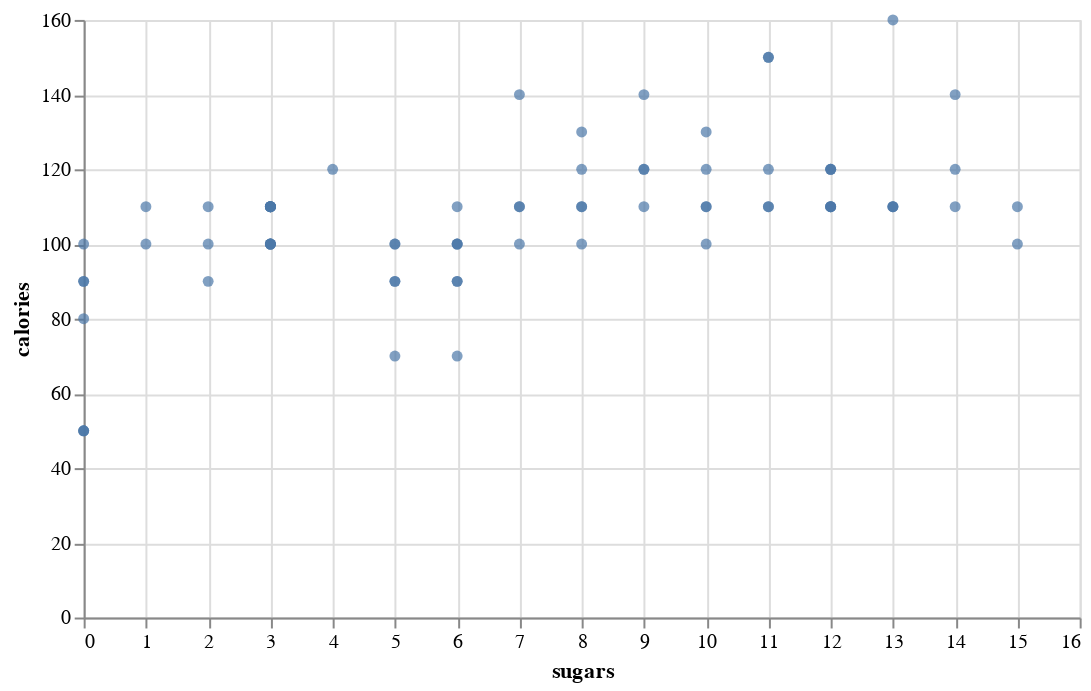

The code cell stored with this chart in its notebook:
### Markdown cell above
It looks a little different this time. The first
time we plotted it, it was a little too small. So inside the `alt.Chart`
call, we added a `width` and `height` argument so that we can make the
plot bigger.


What else can we plot from our original cereal dataframe named `cereal`?

Maybe we want to see the relationship between `sugars` and `calories` in
the cereals?

This would require a `scatter` plot which can be done by specifying
`mark_circle` instead of `mark_bar` and in the `encode` function, we
need to say what is going to be on the `x` and the `y` axis.

### Code cell
chart2 = alt.Chart(cereal, width=500, height=300).mark_circle().encode(
    x='sugars',
    y='calories'
)
chart2

### Figure 1 — Vega-Lite specification as saved in the notebook (floating-point values rounded to 4 significant figures)
{"config": {"view": {"continuousWidth": 400, "continuousHeight": 300}}, "data": {"name": "data-aaa0440f8e2141d6bd84b791f8341c86"}, "mark": "circle", "encoding": {"x": {"type": "quantitative", "field": "sugars"}, "y": {"type": "quantitative", "field": "calories"}}, "height": 300, "width": 500, "$schema": "https://vega.github.io/schema/vega-lite/v4.8.1.json", "datasets": {"data-aaa0440f8e2141d6bd84b791f8341c86": [{"name": "100% Bran", "mfr": "N", "type": "Cold", "calories": 70, "protein": 4, "fat": 1, "sodium": 130, "fiber": 10.0, "carbo": 5.0, "sugars": 6, "potass": 280, "vitamins": 25, "shelf": 3, "weight": 1.0, "cups": 0.33, "rating": 68.4}, {"name": "100% Natural Bran", "mfr": "Q", "type": "Cold", "calories": 120, "protein": 3, "fat": 5, "sodium": 15, "fiber": 2.0, "carbo": 8.0, "sugars": 8, "potass": 135, "vitamins": 0, "shelf": 3, "weight": 1.0, "cups": 1.0, "rating": 33.98}, {"name": "All-Bran", "mfr": "K", "type": "Cold", "calories": 70, "protein": 4, "fat": 1, "sodium": 260, "fiber": 9.0, "carbo": 7.0, "sugars": 5, "potass": 320, "vitamins": 25, "shelf": 3, "weight": 1.0, "cups": 0.33, "rating": 59.43}, {"name": "All-Bran with Extra Fiber", "mfr": "K", "type": "Cold", "calories": 50, "protein": 4, "fat": 0, "sodium": 140, "fiber": 14.0, "carbo": 8.0, "sugars": 0, "potass": 330, "vitamins": 25, "shelf": 3, "weight": 1.0, "cups": 0.5, "rating": 93.7}, {"name": "Almond Delight", "mfr": "R", "type": "Cold", "calories": 110, "protein": 2, "fat": 2, "sodium": 200, "fiber": 1.0, "carbo": 14.0, "sugars": 8, "potass": 1, "vitamins": 25, "shelf": 3, "weight": 1.0, "cups": 0.75, "rating": 34.38}, {"name": "Apple Cinnamon Cheerios", "mfr": "G", "type": "Cold", "calories": 110, "protein": 2, "fat": 2, "sodium": 180, "fiber": 1.5, "carbo": 10.5, "sugars": 10, "potass": 70, "vitamins": 25, "shelf": 1, "weight": 1.0, "cups": 0.75, "rating": 29.51}, {"name": "Apple Jacks", "mfr": "K", "type": "Cold", "calories": 110, "protein": 2, "fat": 0, "sodium": 125, "fiber": 1.0, "carbo": 11.0, "sugars": 14, "potass": 30, "vitamins": 25, "shelf": 2, "weight": 1.0, "cups": 1.0, "rating": 33.17}, {"name": "Basic 4", "mfr": "G", "type": "Cold", "calories": 130, "protein": 3, "fat": 2, "sodium": 210, "fiber": 2.0, "carbo": 18.0, "sugars": 8, "potass": 100, "vitamins": 25, "shelf": 3, "weight": 1.33, "cups": 0.75, "rating": 37.04}, {"name": "Bran Chex", "mfr": "R", "type": "Cold", "calories": 90, "protein": 2, "fat": 1, "sodium": 200, "fiber": 4.0, "carbo": 15.0, "sugars": 6, "potass": 125, "vitamins": 25, "shelf": 1, "weight": 1.0, "cups": 0.67, "rating": 49.12}, {"name": "Bran Flakes", "mfr": "P", "type": "Cold", "calories": 90, "protein": 3, "fat": 0, "sodium": 210, "fiber": 5.0, "carbo": 13.0, "sugars": 5, "potass": 190, "vitamins": 25, "shelf": 3, "weight": 1.0, "cups": 0.67, "rating": 53.31}, {"name": "Cap'n'Crunch", "mfr": "Q", "type": "Cold", "calories": 120, "protein": 1, "fat": 2, "sodium": 220, "fiber": 0.0, "carbo": 12.0, "sugars": 12, "potass": 35, "vitamins": 25, "shelf": 2, "weight": 1.0, "cups": 0.75, "rating": 18.04}, {"name": "Cheerios", "mfr": "G", "type": "Cold", "calories": 110, "protein": 6, "fat": 2, "sodium": 290, "fiber": 2.0, "carbo": 17.0, "sugars": 1, "potass": 105, "vitamins": 25, "shelf": 1, "weight": 1.0, "cups": 1.25, "rating": 50.76}, {"name": "Cinnamon Toast Crunch", "mfr": "G", "type": "Cold", "calories": 120, "protein": 1, "fat": 3, "sodium": 210, "fiber": 0.0, "carbo": 13.0, "sugars": 9, "potass": 45, "vitamins": 25, "shelf": 2, "weight": 1.0, "cups": 0.75, "rating": 19.82}, {"name": "Clusters", "mfr": "G", "type": "Cold", "calories": 110, "protein": 3, "fat": 2, "sodium": 140, "fiber": 2.0, "carbo": 13.0, "sugars": 7, "potass": 105, "vitamins": 25, "shelf": 3, "weight": 1.0, "cups": 0.5, "rating": 40.4}, {"name": "Cocoa Puffs", "mfr": "G", "type": "Cold", "calories": 110, "protein": 1, "fat": 1, "sodium": 180, "fiber": 0.0, "carbo": 12.0, "sugars": 13, "potass": 55, "vitamins": 25, "shelf": 2, "weight": 1.0, "cups": 1.0, "rating": 22.74}, {"name": "Corn Chex", "mfr": "R", "type": "Cold", "calories": 110, "protein": 2, "fat": 0, "sodium": 280, "fiber": 0.0, "carbo": 22.0, "sugars": 3, "potass": 25, "vitamins": 25, "shelf": 1, "weight": 1.0, "cups": 1.0, "rating": 41.45}, {"name": "Corn Flakes", "mfr": "K", "type": "Cold", "calories": 100, "protein": 2, "fat": 0, "sodium": 290, "fiber": 1.0, "carbo": 21.0, "sugars": 2, "potass": 35, "vitamins": 25, "shelf": 1, "weight": 1.0, "cups": 1.0, "rating": 45.86}, {"name": "Corn Pops", "mfr": "K", "type": "Cold", "calories": 110, "protein": 1, "fat": 0, "sodium": 90, "fiber": 1.0, "carbo": 13.0, "sugars": 12, "potass": 20, "vitamins": 25, "shelf": 2, "weight": 1.0, "cups": 1.0, "rating": 35.78}, {"name": "Count Chocula", "mfr": "G", "type": "Cold", "calories": 110, "protein": 1, "fat": 1, "sodium": 180, "fiber": 0.0, "carbo": 12.0, "sugars": 13, "potass": 65, "vitamins": 25, "shelf": 2, "weight": 1.0, "cups": 1.0, "rating": 22.4}, {"name": "Cracklin' Oat Bran", "mfr": "K", "type": "Cold", "calories": 110, "protein": 3, "fat": 3, "sodium": 140, "fiber": 4.0, "carbo": 10.0, "sugars": 7, "potass": 160, "vitamins": 25, "shelf": 3, "weight": 1.0, "cups": 0.5, "rating": 40.45}, {"name": "Cream of Wheat (Quick)", "mfr": "N", "type": "Hot", "calories": 100, "protein": 3, "fat": 0, "sodium": 80, "fiber": 1.0, "carbo": 21.0, "sugars": 0, "potass": 1, "vitamins": 0, "shelf": 2, "weight": 1.0, "cups": 1.0, "rating": 64.53}, {"name": "Crispix", "mfr": "K", "type": "Cold", "calories": 110, "protein": 2, "fat": 0, "sodium": 220, "fiber": 1.0, "carbo": 21.0, "sugars": 3, "potass": 30, "vitamins": 25, "shelf": 3, "weight": 1.0, "cups": 1.0, "rating": 46.9}, {"name": "Crispy Wheat & Raisins", "mfr": "G", "type": "Cold", "calories": 100, "protein": 2, "fat": 1, "sodium": 140, "fiber": 2.0, "carbo": 11.0, "sugars": 10, "potass": 120, "vitamins": 25, "shelf": 3, "weight": 1.0, "cups": 0.75, "rating": 36.18}, {"name": "Double Chex", "mfr": "R", "type": "Cold", "calories": 100, "protein": 2, "fat": 0, "sodium": 190, "fiber": 1.0, "carbo": 18.0, "sugars": 5, "potass": 80, "vitamins": 25, "shelf": 3, "weight": 1.0, "cups": 0.75, "rating": 44.33}, {"name": "Froot Loops", "mfr": "K", "type": "Cold", "calories": 110, "protein": 2, "fat": 1, "sodium": 125, "fiber": 1.0, "carbo": 11.0, "sugars": 13, "potass": 30, "vitamins": 25, "shelf": 2, "weight": 1.0, "cups": 1.0, "rating": 32.21}, {"name": "Frosted Flakes", "mfr": "K", "type": "Cold", "calories": 110, "protein": 1, "fat": 0, "sodium": 200, "fiber": 1.0, "carbo": 14.0, "sugars": 11, "potass": 25, "vitamins": 25, "shelf": 1, "weight": 1.0, "cups": 0.75, "rating": 31.44}, {"name": "Frosted Mini-Wheats", "mfr": "K", "type": "Cold", "calories": 100, "protein": 3, "fat": 0, "sodium": 0, "fiber": 3.0, "carbo": 14.0, "sugars": 7, "potass": 100, "vitamins": 25, "shelf": 2, "weight": 1.0, "cups": 0.8, "rating": 58.35}, {"name": "Fruit & Fibre Dates; Walnuts; and Oats", "mfr": "P", "type": "Cold", "calories": 120, "protein": 3, "fat": 2, "sodium": 160, "fiber": 5.0, "carbo": 12.0, "sugars": 10, "potass": 200, "vitamins": 25, "shelf": 3, "weight": 1.25, "cups": 0.67, "rating": 40.92}, {"name": "Fruitful Bran", "mfr": "K", "type": "Cold", "calories": 120, "protein": 3, "fat": 0, "sodium": 240, "fiber": 5.0, "carbo": 14.0, "sugars": 12, "potass": 190, "vitamins": 25, "shelf": 3, "weight": 1.33, "cups": 0.67, "rating": 41.02}, {"name": "Fruity Pebbles", "mfr": "P", "type": "Cold", "calories": 110, "protein": 1, "fat": 1, "sodium": 135, "fiber": 0.0, "carbo": 13.0, "sugars": 12, "potass": 25, "vitamins": 25, "shelf": 2, "weight": 1.0, "cups": 0.75, "rating": 28.03}, {"name": "Golden Crisp", "mfr": "P", "type": "Cold", "calories": 100, "protein": 2, "fat": 0, "sodium": 45, "fiber": 0.0, "carbo": 11.0, "sugars": 15, "potass": 40, "vitamins": 25, "shelf": 1, "weight": 1.0, "cups": 0.88, "rating": 35.25}, {"name": "Golden Grahams", "mfr": "G", "type": "Cold", "calories": 110, "protein": 1, "fat": 1, "sodium": 280, "fiber": 0.0, "carbo": 15.0, "sugars": 9, "potass": 45, "vitamins": 25, "shelf": 2, "weight": 1.0, "cups": 0.75, "rating": 23.8}, {"name": "Grape Nuts Flakes", "mfr": "P", "type": "Cold", "calories": 100, "protein": 3, "fat": 1, "sodium": 140, "fiber": 3.0, "carbo": 15.0, "sugars": 5, "potass": 85, "vitamins": 25, "shelf": 3, "weight": 1.0, "cups": 0.88, "rating": 52.08}, {"name": "Grape-Nuts", "mfr": "P", "type": "Cold", "calories": 110, "protein": 3, "fat": 0, "sodium": 170, "fiber": 3.0, "carbo": 17.0, "sugars": 3, "potass": 90, "vitamins": 25, "shelf": 3, "weight": 1.0, "cups": 0.25, "rating": 53.37}, {"name": "Great Grains Pecan", "mfr": "P", "type": "Cold", "calories": 120, "protein": 3, "fat": 3, "sodium": 75, "fiber": 3.0, "carbo": 13.0, "sugars": 4, "potass": 100, "vitamins": 25, "shelf": 3, "weight": 1.0, "cups": 0.33, "rating": 45.81}, {"name": "Honey Graham Ohs", "mfr": "Q", "type": "Cold", "calories": 120, "protein": 1, "fat": 2, "sodium": 220, "fiber": 1.0, "carbo": 12.0, "sugars": 11, "potass": 45, "vitamins": 25, "shelf": 2, "weight": 1.0, "cups": 1.0, "rating": 21.87}, {"name": "Honey Nut Cheerios", "mfr": "G", "type": "Cold", "calories": 110, "protein": 3, "fat": 1, "sodium": 250, "fiber": 1.5, "carbo": 11.5, "sugars": 10, "potass": 90, "vitamins": 25, "shelf": 1, "weight": 1.0, "cups": 0.75, "rating": 31.07}, {"name": "Honey-comb", "mfr": "P", "type": "Cold", "calories": 110, "protein": 1, "fat": 0, "sodium": 180, "fiber": 0.0, "carbo": 14.0, "sugars": 11, "potass": 35, "vitamins": 25, "shelf": 1, "weight": 1.0, "cups": 1.33, "rating": 28.74}, {"name": "Just Right Crunchy  Nuggets", "mfr": "K", "type": "Cold", "calories": 110, "protein": 2, "fat": 1, "sodium": 170, "fiber": 1.0, "carbo": 17.0, "sugars": 6, "potass": 60, "vitamins": 100, "shelf": 3, "weight": 1.0, "cups": 1.0, "rating": 36.52}, {"name": "Just Right Fruit & Nut", "mfr": "K", "type": "Cold", "calories": 140, "protein": 3, "fat": 1, "sodium": 170, "fiber": 2.0, "carbo": 20.0, "sugars": 9, "potass": 95, "vitamins": 100, "shelf": 3, "weight": 1.3, "cups": 0.75, "rating": 36.47}, {"name": "Kix", "mfr": "G", "type": "Cold", "calories": 110, "protein": 2, "fat": 1, "sodium": 260, "fiber": 0.0, "carbo": 21.0, "sugars": 3, "potass": 40, "vitamins": 25, "shelf": 2, "weight": 1.0, "cups": 1.5, "rating": 39.24}, {"name": "Life", "mfr": "Q", "type": "Cold", "calories": 100, "protein": 4, "fat": 2, "sodium": 150, "fiber": 2.0, "carbo": 12.0, "sugars": 6, "potass": 95, "vitamins": 25, "shelf": 2, "weight": 1.0, "cups": 0.67, "rating": 45.33}, {"name": "Lucky Charms", "mfr": "G", "type": "Cold", "calories": 110, "protein": 2, "fat": 1, "sodium": 180, "fiber": 0.0, "carbo": 12.0, "sugars": 12, "potass": 55, "vitamins": 25, "shelf": 2, "weight": 1.0, "cups": 1.0, "rating": 26.73}, {"name": "Maypo", "mfr": "A", "type": "Hot", "calories": 100, "protein": 4, "fat": 1, "sodium": 0, "fiber": 0.0, "carbo": 16.0, "sugars": 3, "potass": 95, "vitamins": 25, "shelf": 2, "weight": 1.0, "cups": 1.0, "rating": 54.85}, {"name": "Muesli Raisins; Dates; & Almonds", "mfr": "R", "type": "Cold", "calories": 150, "protein": 4, "fat": 3, "sodium": 95, "fiber": 3.0, "carbo": 16.0, "sugars": 11, "potass": 170, "vitamins": 25, "shelf": 3, "weight": 1.0, "cups": 1.0, "rating": 37.14}, {"name": "Muesli Raisins; Peaches; & Pecans", "mfr": "R", "type": "Cold", "calories": 150, "protein": 4, "fat": 3, "sodium": 150, "fiber": 3.0, "carbo": 16.0, "sugars": 11, "potass": 170, "vitamins": 25, "shelf": 3, "weight": 1.0, "cups": 1.0, "rating": 34.14}, {"name": "Mueslix Crispy Blend", "mfr": "K", "type": "Cold", "calories": 160, "protein": 3, "fat": 2, "sodium": 150, "fiber": 3.0, "carbo": 17.0, "sugars": 13, "potass": 160, "vitamins": 25, "shelf": 3, "weight": 1.5, "cups": 0.67, "rating": 30.31}, {"name": "Multi-Grain Cheerios", "mfr": "G", "type": "Cold", "calories": 100, "protein": 2, "fat": 1, "sodium": 220, "fiber": 2.0, "carbo": 15.0, "sugars": 6, "potass": 90, "vitamins": 25, "shelf": 1, "weight": 1.0, "cups": 1.0, "rating": 40.11}, {"name": "Nut&Honey Crunch", "mfr": "K", "type": "Cold", "calories": 120, "protein": 2, "fat": 1, "sodium": 190, "fiber": 0.0, "carbo": 15.0, "sugars": 9, "potass": 40, "vitamins": 25, "shelf": 2, "weight": 1.0, "cups": 0.67, "rating": 29.92}, {"name": "Nutri-Grain Almond-Raisin", "mfr": "K", "type": "Cold", "calories": 140, "protein": 3, "fat": 2, "sodium": 220, "fiber": 3.0, "carbo": 21.0, "sugars": 7, "potass": 130, "vitamins": 25, "shelf": 3, "weight": 1.33, "cups": 0.67, "rating": 40.69}, {"name": "Nutri-grain Wheat", "mfr": "K", "type": "Cold", "calories": 90, "protein": 3, "fat": 0, "sodium": 170, "fiber": 3.0, "carbo": 18.0, "sugars": 2, "potass": 90, "vitamins": 25, "shelf": 3, "weight": 1.0, "cups": 1.0, "rating": 59.64}, {"name": "Oatmeal Raisin Crisp", "mfr": "G", "type": "Cold", "calories": 130, "protein": 3, "fat": 2, "sodium": 170, "fiber": 1.5, "carbo": 13.5, "sugars": 10, "potass": 120, "vitamins": 25, "shelf": 3, "weight": 1.25, "cups": 0.5, "rating": 30.45}, {"name": "Post Nat. Raisin Bran", "mfr": "P", "type": "Cold", "calories": 120, "protein": 3, "fat": 1, "sodium": 200, "fiber": 6.0, "carbo": 11.0, "sugars": 14, "potass": 260, "vitamins": 25, "shelf": 3, "weight": 1.33, "cups": 0.67, "rating": 37.84}, {"name": "Product 19", "mfr": "K", "type": "Cold", "calories": 100, "protein": 3, "fat": 0, "sodium": 320, "fiber": 1.0, "carbo": 20.0, "sugars": 3, "potass": 45, "vitamins": 100, "shelf": 3, "weight": 1.0, "cups": 1.0, "rating": 41.5}, {"name": "Puffed Rice", "mfr": "Q", "type": "Cold", "calories": 50, "protein": 1, "fat": 0, "sodium": 0, "fiber": 0.0, "carbo": 13.0, "sugars": 0, "potass": 15, "vitamins": 0, "shelf": 3, "weight": 0.5, "cups": 1.0, "rating": 60.76}, {"name": "Puffed Wheat", "mfr": "Q", "type": "Cold", "calories": 50, "protein": 2, "fat": 0, "sodium": 0, "fiber": 1.0, "carbo": 10.0, "sugars": 0, "potass": 50, "vitamins": 0, "shelf": 3, "weight": 0.5, "cups": 1.0, "rating": 63.01}, {"name": "Quaker Oat Squares", "mfr": "Q", "type": "Cold", "calories": 100, "protein": 4, "fat": 1, "sodium": 135, "fiber": 2.0, "carbo": 14.0, "sugars": 6, "potass": 110, "vitamins": 25, "shelf": 3, "weight": 1.0, "cups": 0.5, "rating": 49.51}, {"name": "Quaker Oatmeal", "mfr": "Q", "type": "Hot", "calories": 100, "protein": 5, "fat": 2, "sodium": 0, "fiber": 2.7, "carbo": 1.0, "sugars": 1, "potass": 110, "vitamins": 0, "shelf": 1, "weight": 1.0, "cups": 0.67, "rating": 50.83}, {"name": "Raisin Bran", "mfr": "K", "type": "Cold", "calories": 120, "protein": 3, "fat": 1, "sodium": 210, "fiber": 5.0, "carbo": 14.0, "sugars": 12, "potass": 240, "vitamins": 25, "shelf": 2, "weight": 1.33, "cups": 0.75, "rating": 39.26}, {"name": "Raisin Nut Bran", "mfr": "G", "type": "Cold", "calories": 100, "protein": 3, "fat": 2, "sodium": 140, "fiber": 2.5, "carbo": 10.5, "sugars": 8, "potass": 140, "vitamins": 25, "shelf": 3, "weight": 1.0, "cups": 0.5, "rating": 39.7}, {"name": "Raisin Squares", "mfr": "K", "type": "Cold", "calories": 90, "protein": 2, "fat": 0, "sodium": 0, "fiber": 2.0, "carbo": 15.0, "sugars": 6, "potass": 110, "vitamins": 25, "shelf": 3, "weight": 1.0, "cups": 0.5, "rating": 55.33}, {"name": "Rice Chex", "mfr": "R", "type": "Cold", "calories": 110, "protein": 1, "fat": 0, "sodium": 240, "fiber": 0.0, "carbo": 23.0, "sugars": 2, "potass": 30, "vitamins": 25, "shelf": 1, "weight": 1.0, "cups": 1.13, "rating": 42.0}, {"name": "Rice Krispies", "mfr": "K", "type": "Cold", "calories": 110, "protein": 2, "fat": 0, "sodium": 290, "fiber": 0.0, "carbo": 22.0, "sugars": 3, "potass": 35, "vitamins": 25, "shelf": 1, "weight": 1.0, "cups": 1.0, "rating": 40.56}, {"name": "Shredded Wheat", "mfr": "N", "type": "Cold", "calories": 80, "protein": 2, "fat": 0, "sodium": 0, "fiber": 3.0, "carbo": 16.0, "sugars": 0, "potass": 95, "vitamins": 0, "shelf": 1, "weight": 0.83, "cups": 1.0, "rating": 68.24}, {"name": "Shredded Wheat 'n'Bran", "mfr": "N", "type": "Cold", "calories": 90, "protein": 3, "fat": 0, "sodium": 0, "fiber": 4.0, "carbo": 19.0, "sugars": 0, "potass": 140, "vitamins": 0, "shelf": 1, "weight": 1.0, "cups": 0.67, "rating": 74.47}, {"name": "Shredded Wheat spoon size", "mfr": "N", "type": "Cold", "calories": 90, "protein": 3, "fat": 0, "sodium": 0, "fiber": 3.0, "carbo": 20.0, "sugars": 0, "potass": 120, "vitamins": 0, "shelf": 1, "weight": 1.0, "cups": 0.67, "rating": 72.8}, {"name": "Smacks", "mfr": "K", "type": "Cold", "calories": 110, "protein": 2, "fat": 1, "sodium": 70, "fiber": 1.0, "carbo": 9.0, "sugars": 15, "potass": 40, "vitamins": 25, "shelf": 2, "weight": 1.0, "cups": 0.75, "rating": 31.23}, {"name": "Special K", "mfr": "K", "type": "Cold", "calories": 110, "protein": 6, "fat": 0, "sodium": 230, "fiber": 1.0, "carbo": 16.0, "sugars": 3, "potass": 55, "vitamins": 25, "shelf": 1, "weight": 1.0, "cups": 1.0, "rating": 53.13}, {"name": "Strawberry Fruit Wheats", "mfr": "N", "type": "Cold", "calories": 90, "protein": 2, "fat": 0, "sodium": 15, "fiber": 3.0, "carbo": 15.0, "sugars": 5, "potass": 90, "vitamins": 25, "shelf": 2, "weight": 1.0, "cups": 1.0, "rating": 59.36}, {"name": "Total Corn Flakes", "mfr": "G", "type": "Cold", "calories": 110, "protein": 2, "fat": 1, "sodium": 200, "fiber": 0.0, "carbo": 21.0, "sugars": 3, "potass": 35, "vitamins": 100, "shelf": 3, "weight": 1.0, "cups": 1.0, "rating": 38.84}, {"name": "Total Raisin Bran", "mfr": "G", "type": "Cold", "calories": 140, "protein": 3, "fat": 1, "sodium": 190, "fiber": 4.0, "carbo": 15.0, "sugars": 14, "potass": 230, "vitamins": 100, "shelf": 3, "weight": 1.5, "cups": 1.0, "rating": 28.59}, {"name": "Total Whole Grain", "mfr": "G", "type": "Cold", "calories": 100, "protein": 3, "fat": 1, "sodium": 200, "fiber": 3.0, "carbo": 16.0, "sugars": 3, "potass": 110, "vitamins": 100, "shelf": 3, "weight": 1.0, "cups": 1.0, "rating": 46.66}, {"name": "Triples", "mfr": "G", "type": "Cold", "calories": 110, "protein": 2, "fat": 1, "sodium": 250, "fiber": 0.0, "carbo": 21.0, "sugars": 3, "potass": 60, "vitamins": 25, "shelf": 3, "weight": 1.0, "cups": 0.75, "rating": 39.11}, {"name": "Trix", "mfr": "G", "type": "Cold", "calories": 110, "protein": 1, "fat": 1, "sodium": 140, "fiber": 0.0, "carbo": 13.0, "sugars": 12, "potass": 25, "vitamins": 25, "shelf": 2, "weight": 1.0, "cups": 1.0, "rating": 27.75}, {"name": "Wheat Chex", "mfr": "R", "type": "Cold", "calories": 100, "protein": 3, "fat": 1, "sodium": 230, "fiber": 3.0, "carbo": 17.0, "sugars": 3, "potass": 115, "vitamins": 25, "shelf": 1, "weight": 1.0, "cups": 0.67, "rating": 49.79}, {"name": "Wheaties", "mfr": "G", "type": "Cold", "calories": 100, "protein": 3, "fat": 1, "sodium": 200, "fiber": 3.0, "carbo": 17.0, "sugars": 3, "potass": 110, "vitamins": 25, "shelf": 1, "weight": 1.0, "cups": 1.0, "rating": 51.59}, {"name": "Wheaties Honey Gold", "mfr": "G", "type": "Cold", "calories": 110, "protein": 2, "fat": 1, "sodium": 200, "fiber": 1.0, "carbo": 16.0, "sugars": 8, "potass": 60, "vitamins": 25, "shelf": 1, "weight": 1.0, "cups": 0.75, "rating": 36.19}]}}
